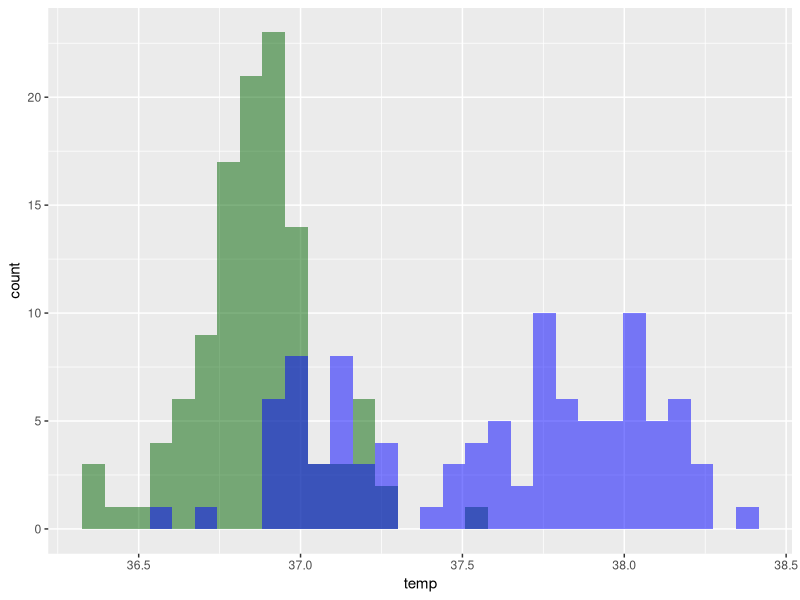
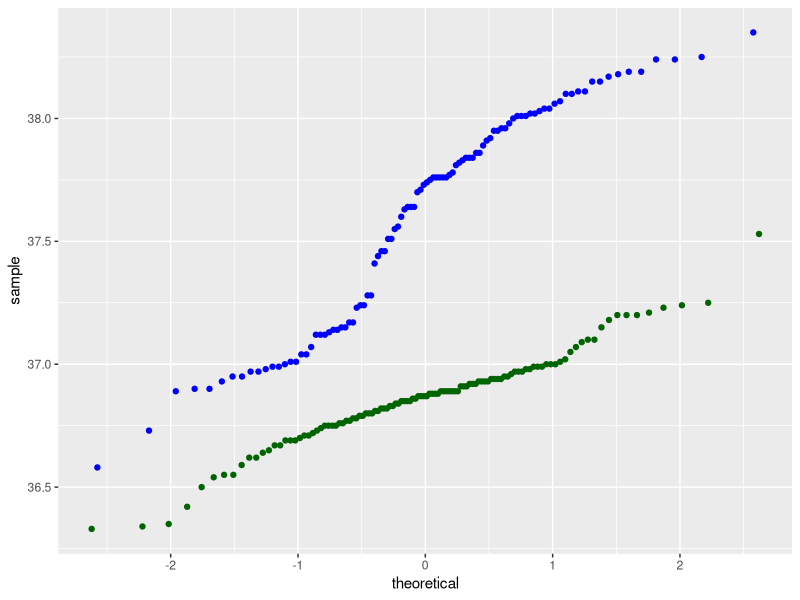

These charts were generated, in order, by the following R code:
## ---- chunk 1
knitr::opts_chunk$set(echo = FALSE)
## ---- chunk 2
library(tidyverse)

ggplot() +
  geom_histogram(data=beaver1, aes(x=temp), fill="darkgreen", alpha=0.5) +
  geom_histogram(data=beaver2, aes(x=temp), fill="blue", alpha=0.5)

ggplot() +
  geom_qq(data=beaver1, aes(sample=temp), color="darkgreen") +
  geom_qq(data=beaver2, aes(sample=temp), color="blue")
## ---- chunk 3
my_test <- t.test(beaver1$temp, beaver2$temp)
